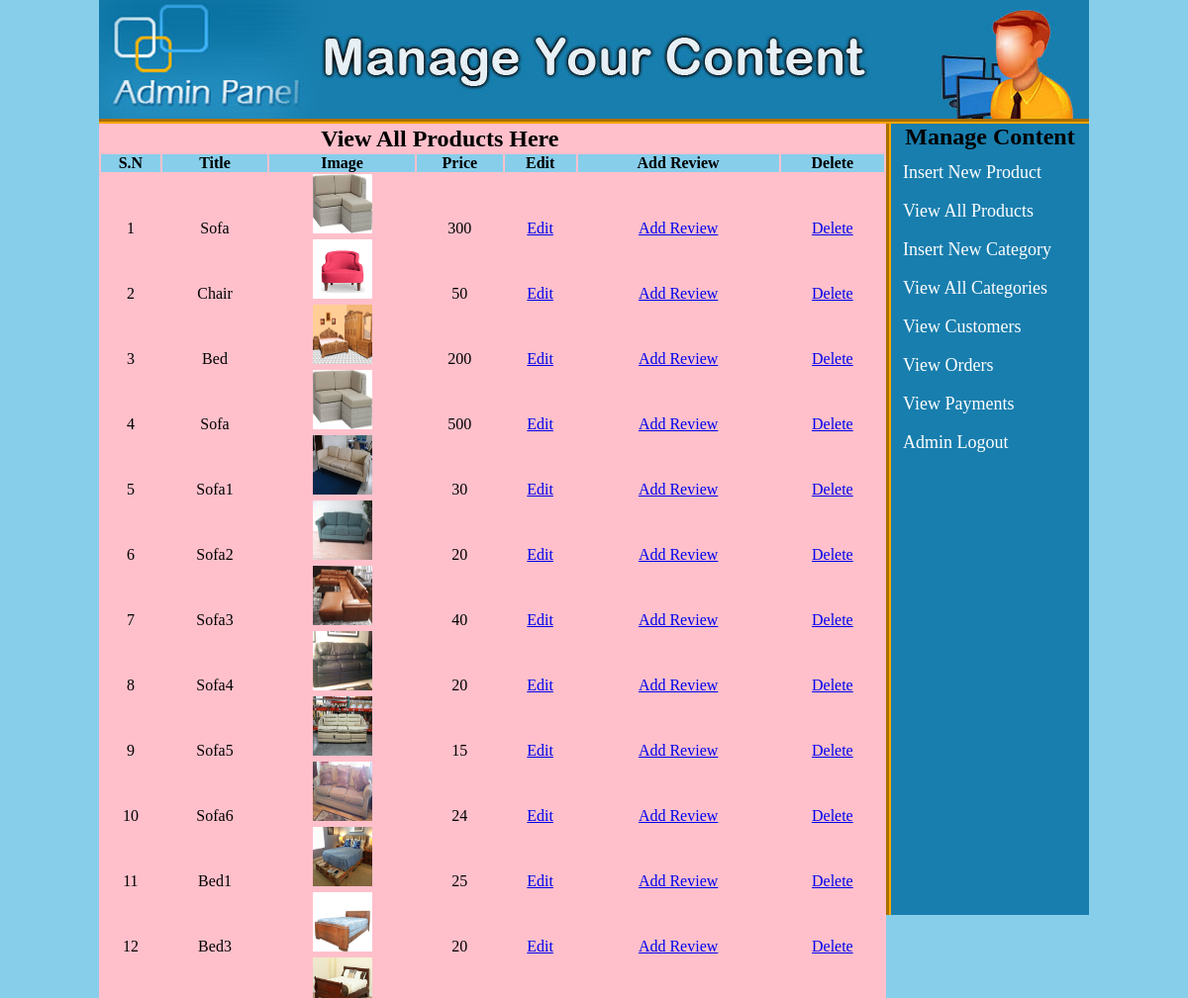
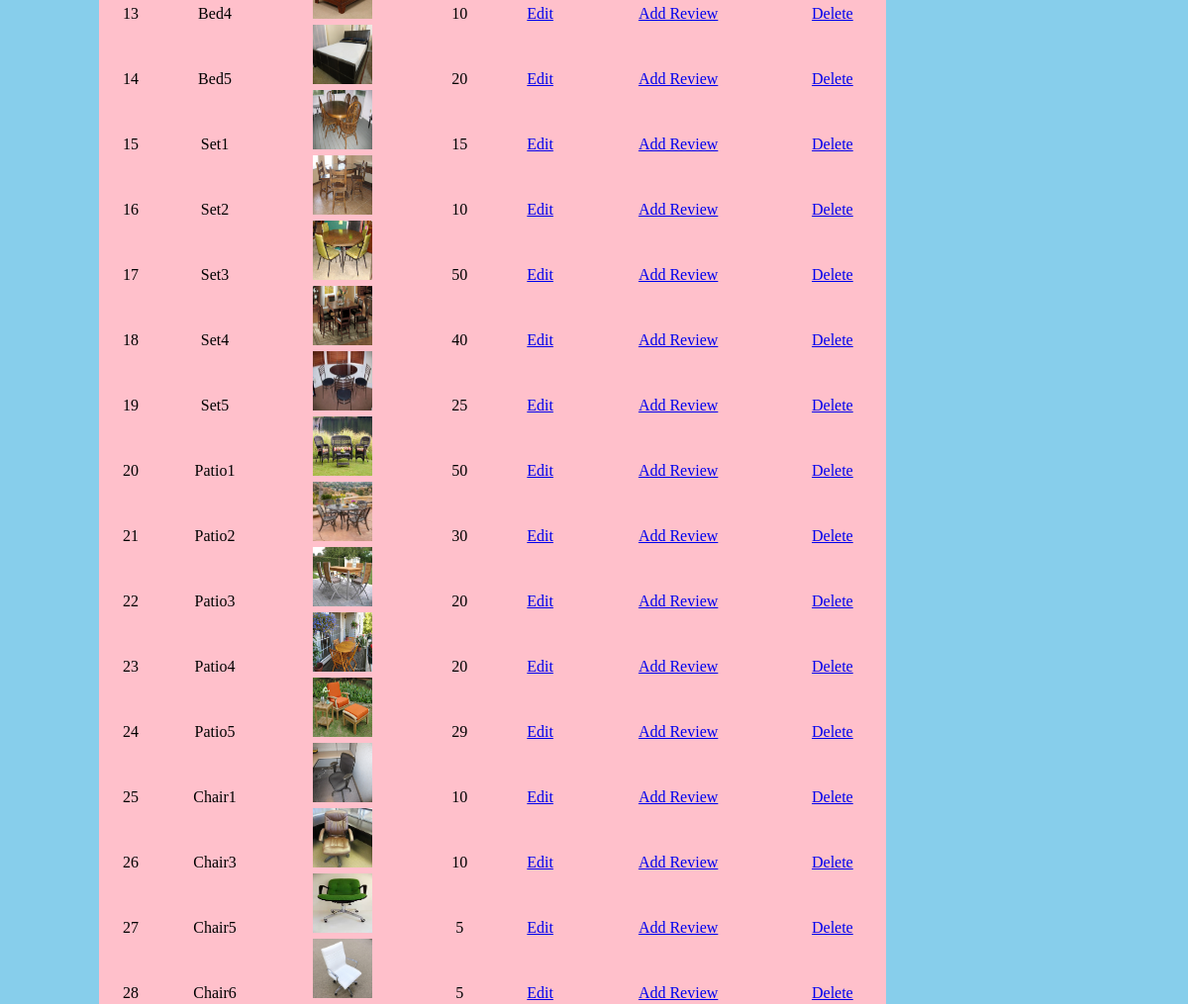
Page /admin_area/index.php?view_products (signed in) on the committed database (2 pictures, top to bottom).
### tables this page shows
CREATE TABLE IF NOT EXISTS `products` (
  `product_id` int(100) NOT NULL AUTO_INCREMENT,
  `product_cat` int(100) NOT NULL,
  `product_brand` int(100) NOT NULL,
  `product_title` varchar(255) NOT NULL,
  `product_price` int(100) NOT NULL,
  `product_desc` text NOT NULL,
  `product_image` text NOT NULL,
  `product_keywords` text NOT NULL,
  `seller_email` varchar(100) NOT NULL,
  PRIMARY KEY (`product_id`)
);

### admin_area/view_products.php (the view)
<?php
if(!isset($_SESSION['user_email'])){
	echo "<script>window.open('login.php?not_admin=You are not an Admin!','_self')</script>";
}
else {
?>
<table width="795" align="center" bgcolor="pink">
	<tr align="center">
		<td colspan="6"><h2>View All Products Here</h2></td>
	</tr>
	<tr align="center" bgcolor="skyblue">
		<th>S.N</th>
		<th>Title</th>
		<th>Image</th>
		<th>Price</th>
		<th>Edit</th>
		<th>Add Review</th>
		<th>Delete</th>
	</tr>
	<?php
	include("includes/db.php");
	$get_pro = "select * from products";
	$run_pro = mysqli_query($con, $get_pro);
	$i = 0;
	while ($row_pro=mysqli_fetch_array($run_pro)){
		$pro_id = $row_pro['product_id'];
		$pro_title = $row_pro['product_title'];
		$pro_image = $row_pro['product_image'];
		$pro_price = $row_pro['product_price'];
		$i++;
	?>
	<tr align="center">
		<td><?php echo $i;?></td>
		<td><?php echo $pro_title;?></td>
		<td><img src="product_images/<?php echo $pro_image;?>" width="60" height="60"/></td>
		<td><?php echo $pro_price;?></td>
		<td><a href="index.php?edit_pro=<?php echo $pro_id; ?>">Edit</a></td>
		<td><a href="index.php?add_product_review=<?php echo $pro_id; ?>">Add Review</a></td>
		<td><a href="delete_pro.php?delete_pro=<?php echo $pro_id;?>">Delete</a></td>
	</tr>
	<?php } ?>
</table>
<?php } ?>

### admin_area/styles/style.css (style rules this page uses)
html, body, div, span, applet, object, iframe, h1, h2, h3, h4, h5, h6, p, blockquote, pre, a, abbr, acronym, address, big, cite, code, del, dfn, em, img, ins, kbd, q, s, samp, small, strike, strong, sub, sup, tt, var, b, u, i, center, dl, dt, dd, ol, ul, li, fieldset, form, label, legend, table, caption, tbody, tfoot, thead, tr, th, td, article, aside, canvas, details, embed, figure, figcaption, footer, header, hgroup, menu, nav, output, ruby, section, summary, time, mark, audio, video { margin: 0; padding: 0; border: 0; vertical-align: baseline; }
body { background:skyblue; }

### rows in the picture
products: product_title "Sofa", product_image (picture), product_price "300"
products: product_title "Chair", product_image (picture), product_price "50"
products: product_title "Bed", product_image (picture), product_price "200"
products: product_title "Sofa", product_image (picture), product_price "500"
products: product_title "Sofa1", product_image (picture), product_price "30"
products: product_title "Sofa2", product_image (picture), product_price "20"
products: product_title "Sofa3", product_image (picture), product_price "40"
products: product_title "Sofa4", product_image (picture), product_price "20"
products: product_title "Sofa5", product_image (picture), product_price "15"
products: product_title "Sofa6", product_image (picture), product_price "24"
products: product_title "Bed1", product_image (picture), product_price "25"
products: product_title "Bed3", product_image (picture), product_price "20"
products: product_title "Bed4", product_image (picture), product_price "10"
products: product_title "Bed5", product_image (picture), product_price "20"
products: product_title "Set1", product_image (picture), product_price "15"
products: product_title "Set2", product_image (picture), product_price "10"
products: product_title "Set3", product_image (picture), product_price "50"
products: product_title "Set4", product_image (picture), product_price "40"
products: product_title "Set5", product_image (picture), product_price "25"
products: product_title "Patio1", product_image (picture), product_price "50"
products: product_title "Patio2", product_image (picture), product_price "30"
products: product_title "Patio3", product_image (picture), product_price "20"
products: product_title "Patio4", product_image (picture), product_price "20"
products: product_title "Patio5", product_image (picture), product_price "29"
products: product_title "Chair1", product_image (picture), product_price "10"
products: product_title "Chair3", product_image (picture), product_price "10"
products: product_title "Chair5", product_image (picture), product_price "5"
products: product_title "Chair6", product_image (picture), product_price "5"
